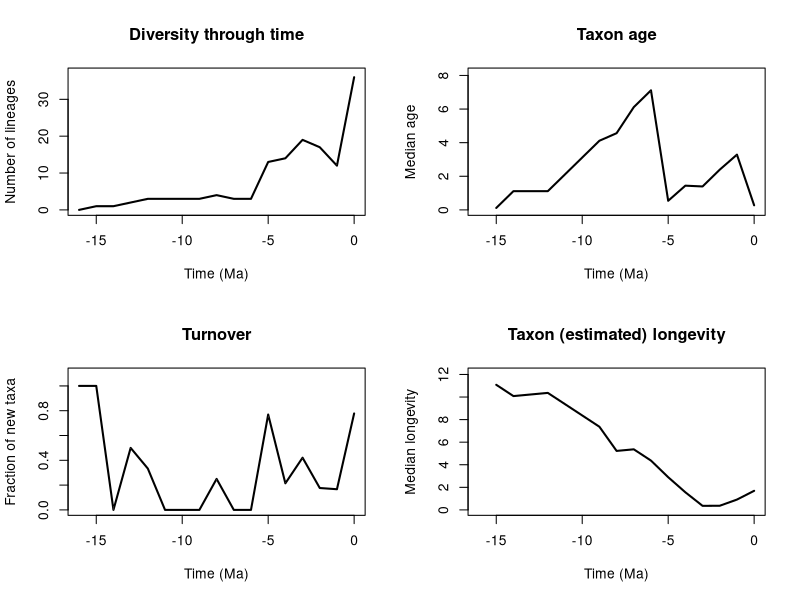

This figure's R source:

	setwd("/Users/tobias/Documents/Sweden/PhD/rise_and_fall/longevity_analyses/mammals/families/delphinidae_pyrate_mcmc_logs")
	tbl = read.table(file = "delphinidae_input_1_se_est_stats.txt",header = T)
	pdf(file='fdelphinidae_input_1_se_est_stats.pdf',width=12, height=9)
	time = -tbl$time
	par(mfrow=c(2,2))
	library(scales)
	plot(time,tbl$diversity, type="l",lwd = 2, ylab= "Number of lineages", xlab="Time (Ma)", main="Diversity through time", ylim=c(0,max(tbl$M_div,na.rm =T)+1),xlim=c(min(time),0))
	polygon(c(time, rev(time)), c(tbl$M_div, rev(tbl$m_div)), col = alpha("#504A4B",0.5), border = NA)
	plot(time,tbl$median_genus_age, type="l",lwd = 2, ylab = "Median age", xlab="Time (Ma)", main= "Taxon age", ylim=c(0,max(tbl$M_age,na.rm =T)+1),xlim=c(min(time),0))
	polygon(c(time, rev(time)), c(tbl$M_age, rev(tbl$m_age)), col = alpha("#504A4B",0.5), border = NA)
	plot(time,tbl$turnover, type="l",lwd = 2, ylab = "Fraction of new taxa", xlab="Time (Ma)", main= "Turnover", ylim=c(0,max(tbl$M_turnover,na.rm =T)+.1),xlim=c(min(time),0))
	polygon(c(time, rev(time)), c(tbl$M_turnover, rev(tbl$m_turnover)), col = alpha("#504A4B",0.5), border = NA)
	plot(time,tbl$life_exp, type="l",lwd = 2, ylab = "Median longevity", xlab="Time (Ma)", main= "Taxon (estimated) longevity", ylim=c(0,max(tbl$M_life_exp,na.rm =T)+1),xlim=c(min(time),0))
	polygon(c(time, rev(time)), c(tbl$M_life_exp, rev(tbl$m_life_exp)), col = alpha("#504A4B",0.5), border = NA)
	n<-dev.off()
	
